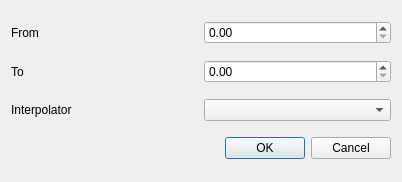
<?xml version="1.0" encoding="UTF-8"?>
<ui version="4.0">
 <class>DAFade</class>
 <widget class="QDialog" name="DAFade">
  <property name="geometry">
   <rect>
    <x>0</x>
    <y>0</y>
    <width>402</width>
    <height>182</height>
   </rect>
  </property>
  <property name="windowTitle">
   <string>Dialog</string>
  </property>
  <layout class="QVBoxLayout" name="verticalLayout">
   <item>
    <layout class="QHBoxLayout" name="horizontalLayout">
     <item>
      <widget class="QLabel" name="label">
       <property name="text">
        <string>From</string>
       </property>
      </widget>
     </item>
     <item>
      <widget class="QDoubleSpinBox" name="doubleSpinBox"/>
     </item>
    </layout>
   </item>
   <item>
    <layout class="QHBoxLayout" name="horizontalLayout_2">
     <item>
      <widget class="QLabel" name="label_2">
       <property name="text">
        <string>To</string>
       </property>
      </widget>
     </item>
     <item>
      <widget class="QDoubleSpinBox" name="doubleSpinBox_2"/>
     </item>
    </layout>
   </item>
   <item>
    <layout class="QHBoxLayout" name="horizontalLayout_3">
     <item>
      <widget class="QLabel" name="label_3">
       <property name="text">
        <string>Interpolator</string>
       </property>
      </widget>
     </item>
     <item>
      <widget class="QComboBox" name="comboBox"/>
     </item>
    </layout>
   </item>
   <item>
    <widget class="QDialogButtonBox" name="buttonBox">
     <property name="orientation">
      <enum>Qt::Horizontal</enum>
     </property>
     <property name="standardButtons">
      <set>QDialogButtonBox::Cancel|QDialogButtonBox::Ok</set>
     </property>
    </widget>
   </item>
  </layout>
 </widget>
 <resources/>
 <connections>
  <connection>
   <sender>buttonBox</sender>
   <signal>accepted()</signal>
   <receiver>DAFade</receiver>
   <slot>accept()</slot>
   <hints>
    <hint type="sourcelabel">
     <x>248</x>
     <y>254</y>
    </hint>
    <hint type="destinationlabel">
     <x>157</x>
     <y>274</y>
    </hint>
   </hints>
  </connection>
  <connection>
   <sender>buttonBox</sender>
   <signal>rejected()</signal>
   <receiver>DAFade</receiver>
   <slot>reject()</slot>
   <hints>
    <hint type="sourcelabel">
     <x>316</x>
     <y>260</y>
    </hint>
    <hint type="destinationlabel">
     <x>286</x>
     <y>274</y>
    </hint>
   </hints>
  </connection>
 </connections>
</ui>
